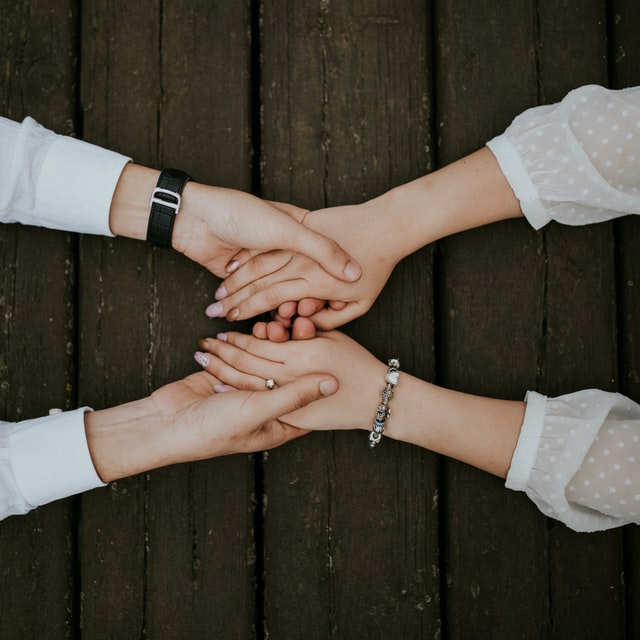
#> input picture imagetr.jpg, 640 x 640 px
$ python imageFlters.py   (older library calls are emulated)
#> lines starting #> are read from the running program, lines starting #| are printed output that depends on the picture
import cv2
import numpy as np
from matplotlib import pyplot as plt
import argparse
# This import statement is used to import the python packages or
# modules that required by our program.
# Here we are importing cv2 module which is used for image
# reading and also for displaying images.
# opencv read the images a numpy arrays.
# Here also we are importing matplotlib.pyplot
# Here we are also importing matplotlib.pyplot
# which provides an implicit, MATLAB-like, way of plotting.
# It also used to opens figures on your screen,
# and also acts as the figure GUI manager.
# Pyplot module is mainly intended for
# interactive plots and simple cases of
# programmatic plot generation.
# Here we are also importing numpy is
# used to do manipulation on array object
# Here we are also importing argparse
# which is a command-line argument
# parsing library which we are using here
# to parse path to our image files here.
ap = argparse.ArgumentParser()
ap.add_argument("-i", "--InputImage", required=False, default="imagetr.jpg", help="path to input image file to be read")
args = vars(ap.parse_args())

img = cv2.imread(args["InputImage"])
#> img is the input picture: shape (640, 640, 3); mean B, G, R 59.7, 70.6, 77.2
# The above function cv2.imread is used
# to read the images from the disk.

imgOrignal = cv2.cvtColor(img, cv2.COLOR_BGR2RGB)
# Here in the above statement we are converting our
# image from the BGR color space to the RGB
# color space.

imgGrey = cv2.cvtColor(img, cv2.COLOR_RGB2GRAY)
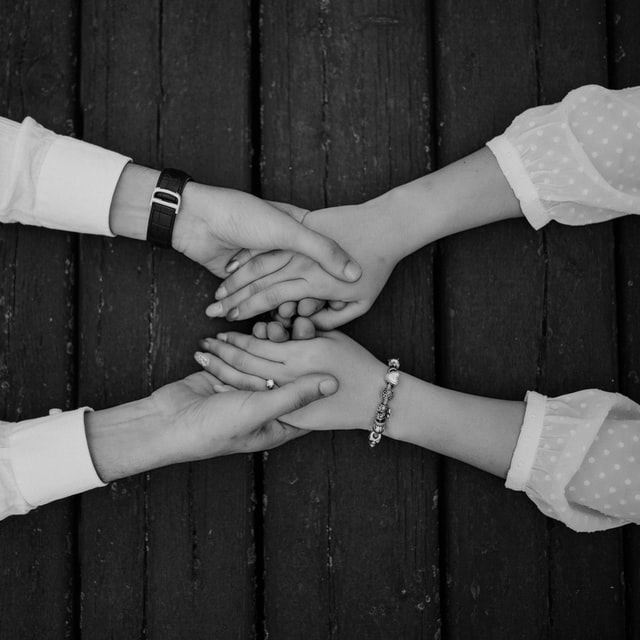
#> imgGrey: shape (640, 640); min 0, max 225, mean 68.1
# Here in the above statement we are converting our
# image from the RGB color space to the Greyscale image
# because filters can only be applied on a greyscale image.

imgBlured = cv2.GaussianBlur(imgGrey, (3, 3), 0)
# In the above statement we are applying Gaussian Blur
# to our input image. we are doing this to remove the
# noise from our image.


# The below function contains the logic for constructing
# and applying the robert filter on our input image.
def robert_filter(input_image):
    # Robert filter Kernel construction
    kernelx = np.array([[-1, 0], [0, 1]], dtype=int)
    kernely = np.array([[0, -1], [1, 0]], dtype=int)

    # Applying the above made filter to our greyscale image
    x = cv2.filter2D(input_image, cv2.CV_16S, kernelx)
    y = cv2.filter2D(input_image, cv2.CV_16S, kernely)

    # Following statements calculates the absolute value and converts the result into 8-bit integer.
    abs_x = cv2.convertScaleAbs(x)
    abs_y = cv2.convertScaleAbs(y)

    # The below function cv2.addWeighted() calculates the weighted sum of two arrays.
    filtered_img = cv2.addWeighted(abs_x, 0.5, abs_y, 0.5, 0)
    return filtered_img

# The below function contains the logic
# for constructing and applying the
# sobel filter on our input image.
def sobel_filter(input_image):
    # Sobel filter Kernel construction
    kernelx = np.array([[-1, 0, 1], [-2, 0, 2], [-1, 0, 1]], np.float32)
    kernely = np.array([[1, 2, 1], [0, 0, 0], [-1, -2, -1]], np.float32)

    # Applying the above made Sobel filter to our greyscale image
    x = cv2.filter2D(input_image, cv2.CV_16S, kernelx)
    y = cv2.filter2D(input_image, cv2.CV_16S, kernely)

    # Following statements calculates the
    # absolute value and converts the
    # result into 8-bit integer.
    abs_x = cv2.convertScaleAbs(x)
    abs_y = cv2.convertScaleAbs(y)

    # The below function cv2.addWeighted()
    # calculates the weighted sum of two arrays.
    filtered_img = cv2.addWeighted(abs_x, 0.5, abs_y, 0.5, 0)
    return filtered_img

# The below function contains the logic for constructing
# and applying the prewitt filter on our input image.
def prewitt_filter(input_image):
    # Sobel filter Kernel construction
    kernelx = np.array([[-1, -1, -1], [0, 0, 0], [1, 1, 1]], np.float32)
    kernely = np.array([[-1, 0, 1], [-1, 0, 1], [-1, 0, 1]], np.float32)

    # Applying the above made Sobel filter to our greyscale image
    x = cv2.filter2D(input_image, cv2.CV_16S, kernelx)
    y = cv2.filter2D(input_image, cv2.CV_16S, kernely)

    # Following statements calculates the absolute value and converts the result into 8-bit integer.
    abs_x = cv2.convertScaleAbs(x)
    abs_y = cv2.convertScaleAbs(y)

    # The below function cv2.addWeighted() calculates the weighted sum of two arrays.
    filtered_img = cv2.addWeighted(abs_x, 0.5, abs_y, 0.5, 0)
    return filtered_img

# The below function contains the logic for
# applying the laplacian filter on our input image.
def laplacian_filter(input_image):
    # Here in the below statement we are
    # applying laplacian filter to our image.
    # For applying Laplacian filter to our image
    # we are using cv2.Laplacian() function.
    xy = cv2.Laplacian(imgBlured, cv2.CV_16S, 3)
    abs_xy = cv2.convertScaleAbs(xy)

    # The below function cv2.addWeighted() calculates
    # the weighted sum of two arrays.
    filtered_img = abs_xy

    # In the below return statement we are
    # returning the ndarray of our filtered image.
    return filtered_img


robertFilteredImg = robert_filter(imgBlured)
sobelFilteredImg = sobel_filter(imgBlured)
#> in sobel_filter, `x = cv2.filter2D(input_image, cv2.CV_16S, kernelx)`:
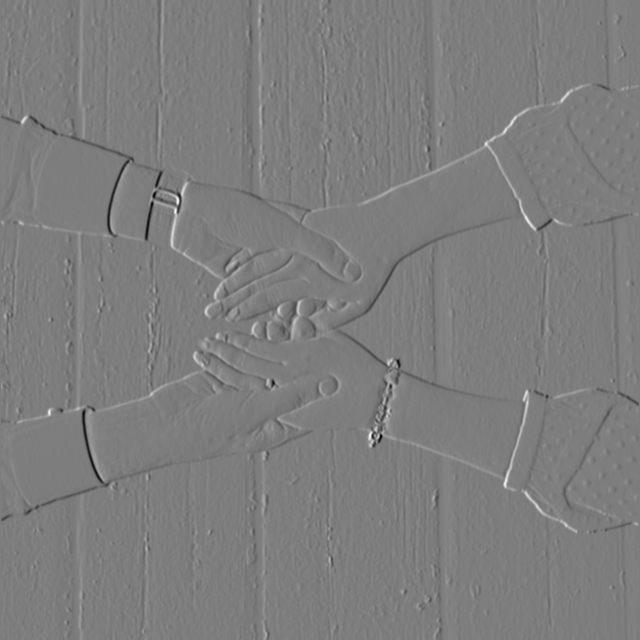
#> x: shape (640, 640) int16; min -486, max 498, mean -0.1; drawn with min black and max white
#> in sobel_filter, `y = cv2.filter2D(input_image, cv2.CV_16S, kernely)`:
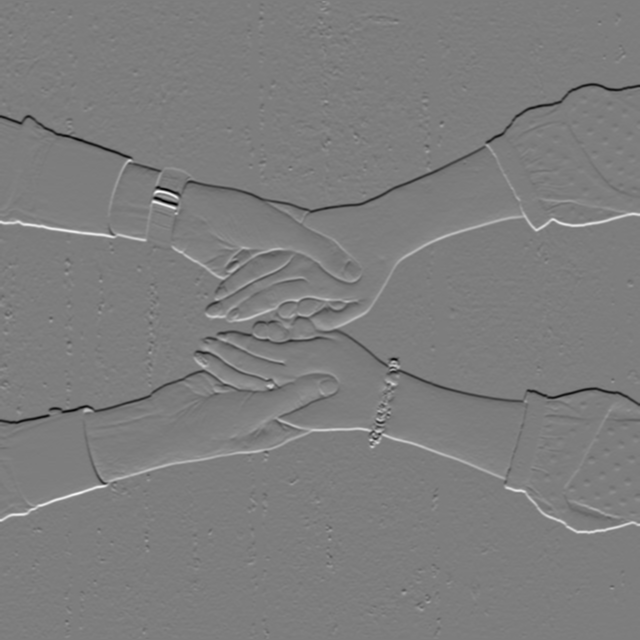
#> y: shape (640, 640) int16; min -547, max 563, mean 0.1; drawn with min black and max white
#> in sobel_filter, `abs_y = cv2.convertScaleAbs(y)`:
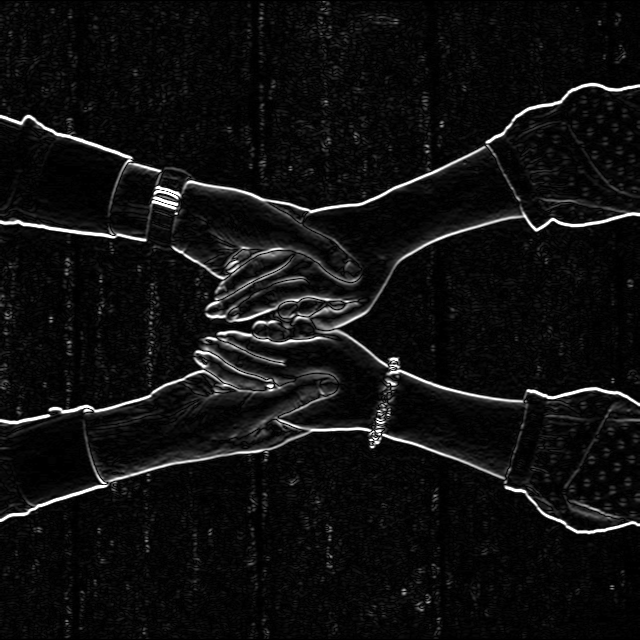
#> abs_y: shape (640, 640); min 0, max 255, mean 15.8
laplacianFilteredImg = laplacian_filter(imgBlured)
#> in laplacian_filter, `xy = cv2.Laplacian(imgBlured, cv2.CV_16S, 3)`:
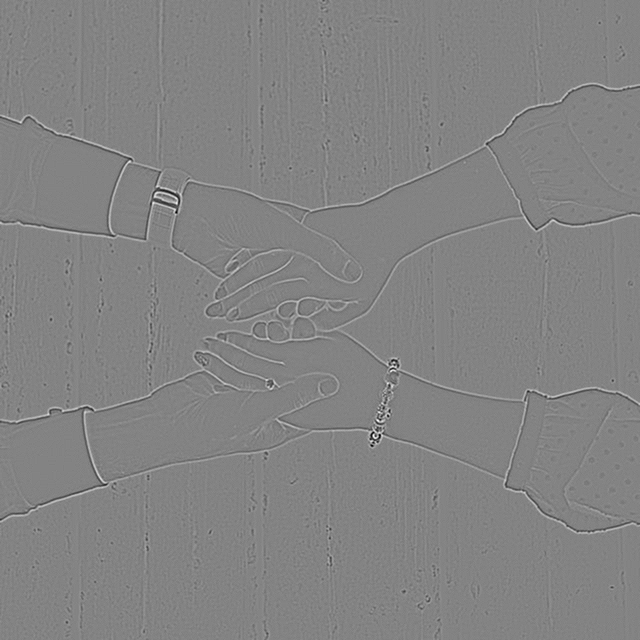
#> xy: shape (640, 640) int16; min -103, max 97, mean 0; drawn with min black and max white
prewittFilteredImg = prewitt_filter(imgBlured)
#> in prewitt_filter, `abs_x = cv2.convertScaleAbs(x)`:
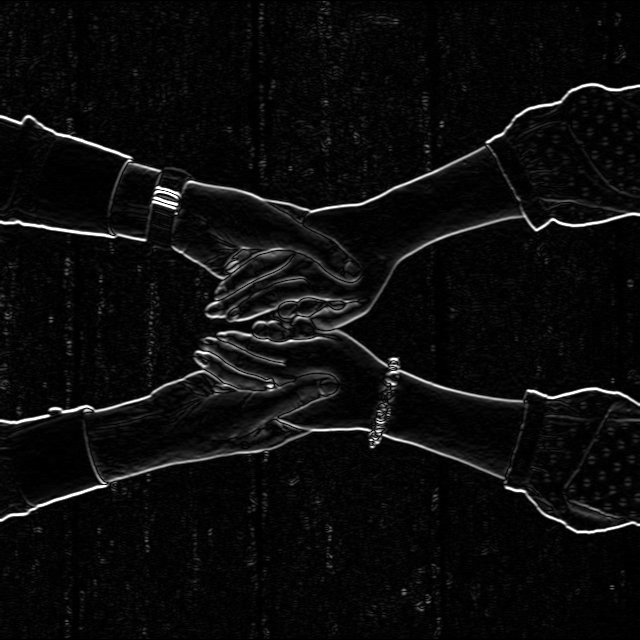
#> abs_x: shape (640, 640); min 0, max 255, mean 12.1
#> in prewitt_filter, `filtered_img = cv2.addWeighted(abs_x, 0.5, abs_y, 0.5, 0)`:
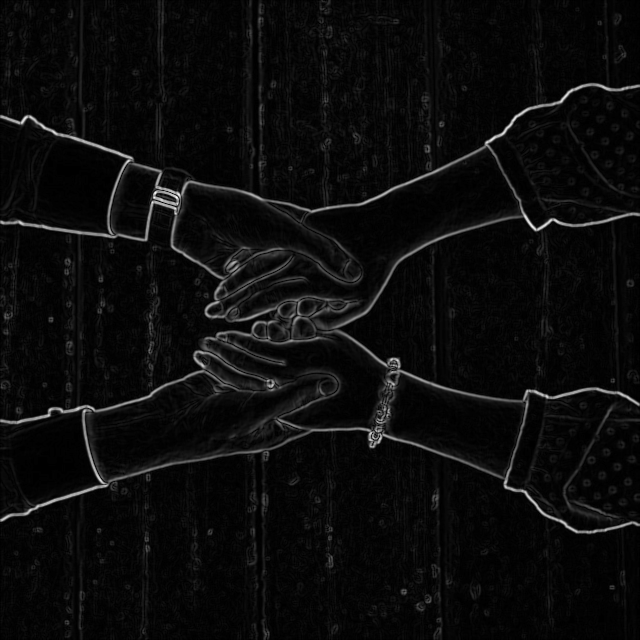
#> filtered_img: shape (640, 640); min 0, max 255, mean 11.7

imagesTitle = ["Orignal Image", "Robert Filtered Image", "Sobel Filtered Image", "laplacian Filtered Image","Prewitt Filterd Image"]
imagesBoth = [imgOrignal, robertFilteredImg, sobelFilteredImg, laplacianFilteredImg, prewittFilteredImg]

for i in range(5):
    plt.subplot(2, 3, i + 1), plt.imshow(imagesBoth[i], 'gray')
    plt.title(imagesTitle[i])

plt.show()

$ run again, with imagergb1.jpg copied over imagetr.jpg
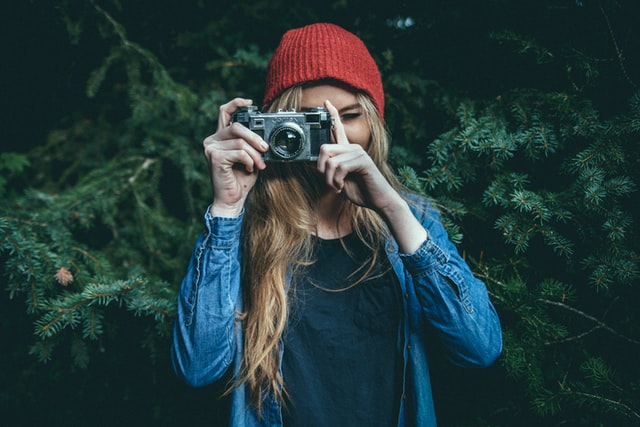
#> input picture imagergb1.jpg, 640 x 427 px
#> img is the input picture: shape (427, 640, 3); mean B, G, R 57.7, 57.3, 36.2
#> in prewitt_filter, `x = cv2.filter2D(input_image, cv2.CV_16S, kernelx)`:
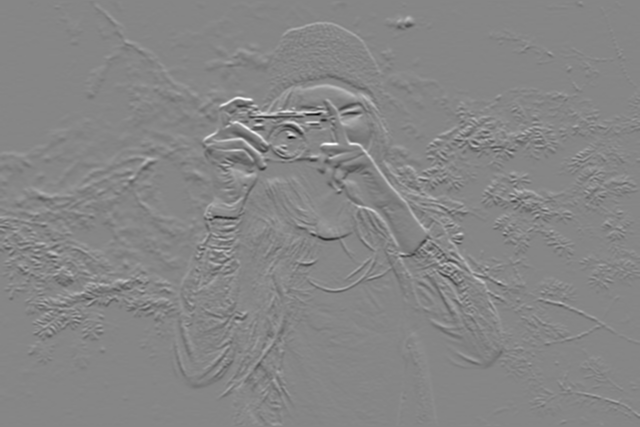
#> x: shape (427, 640) int16; min -449, max 404, mean 0.1; drawn with min black and max white
#> in prewitt_filter, `filtered_img = cv2.addWeighted(abs_x, 0.5, abs_y, 0.5, 0)`:
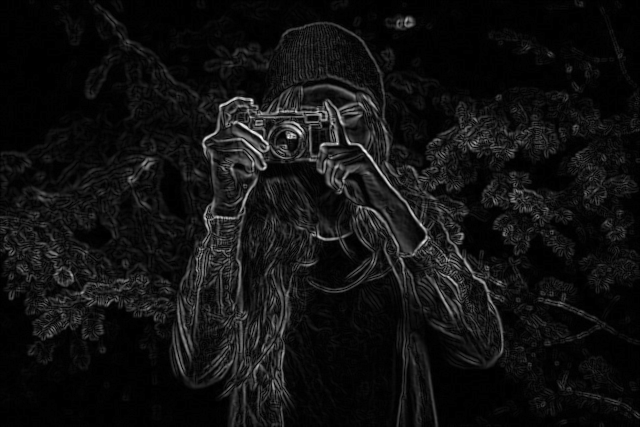
#> filtered_img: shape (427, 640); min 0, max 255, mean 17.1
